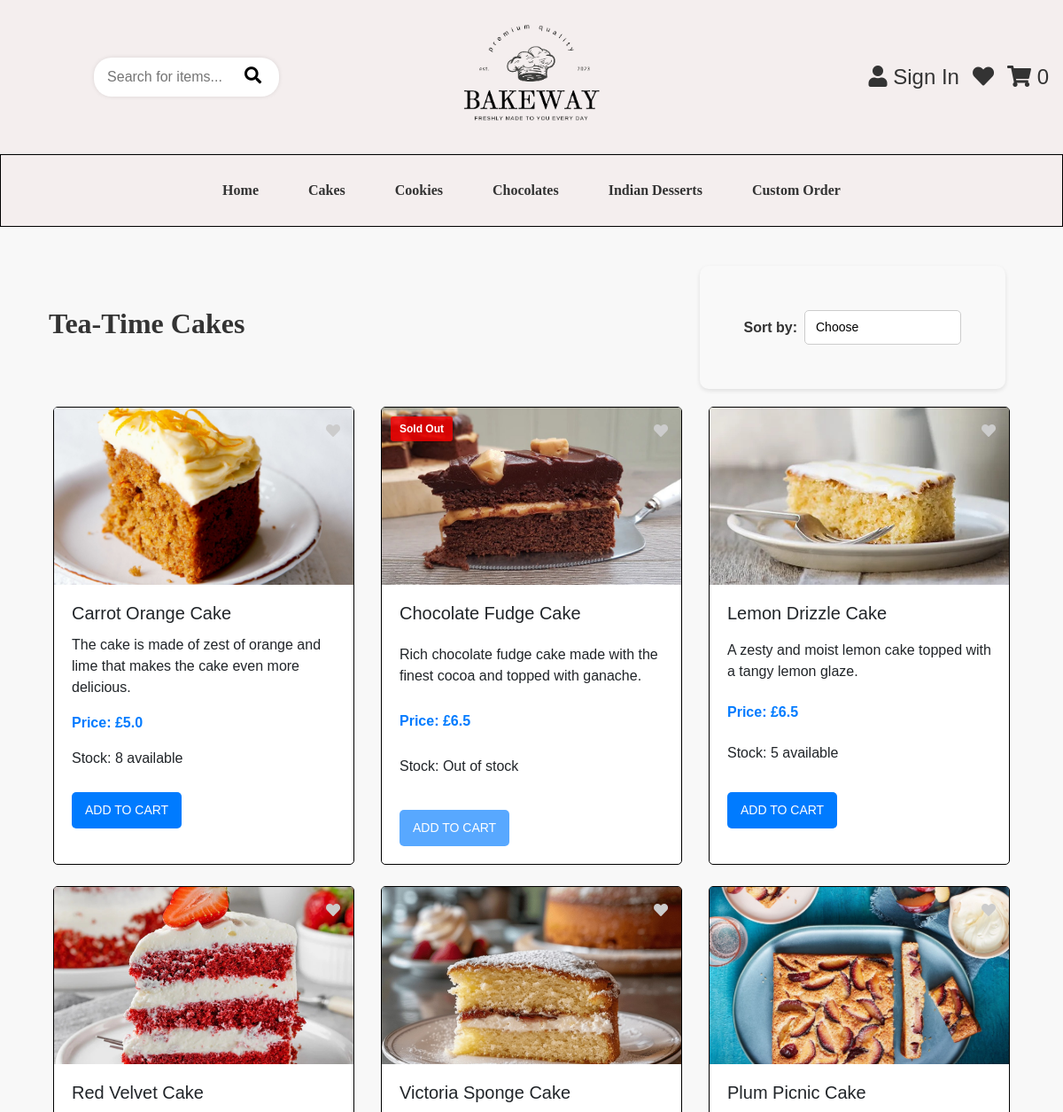
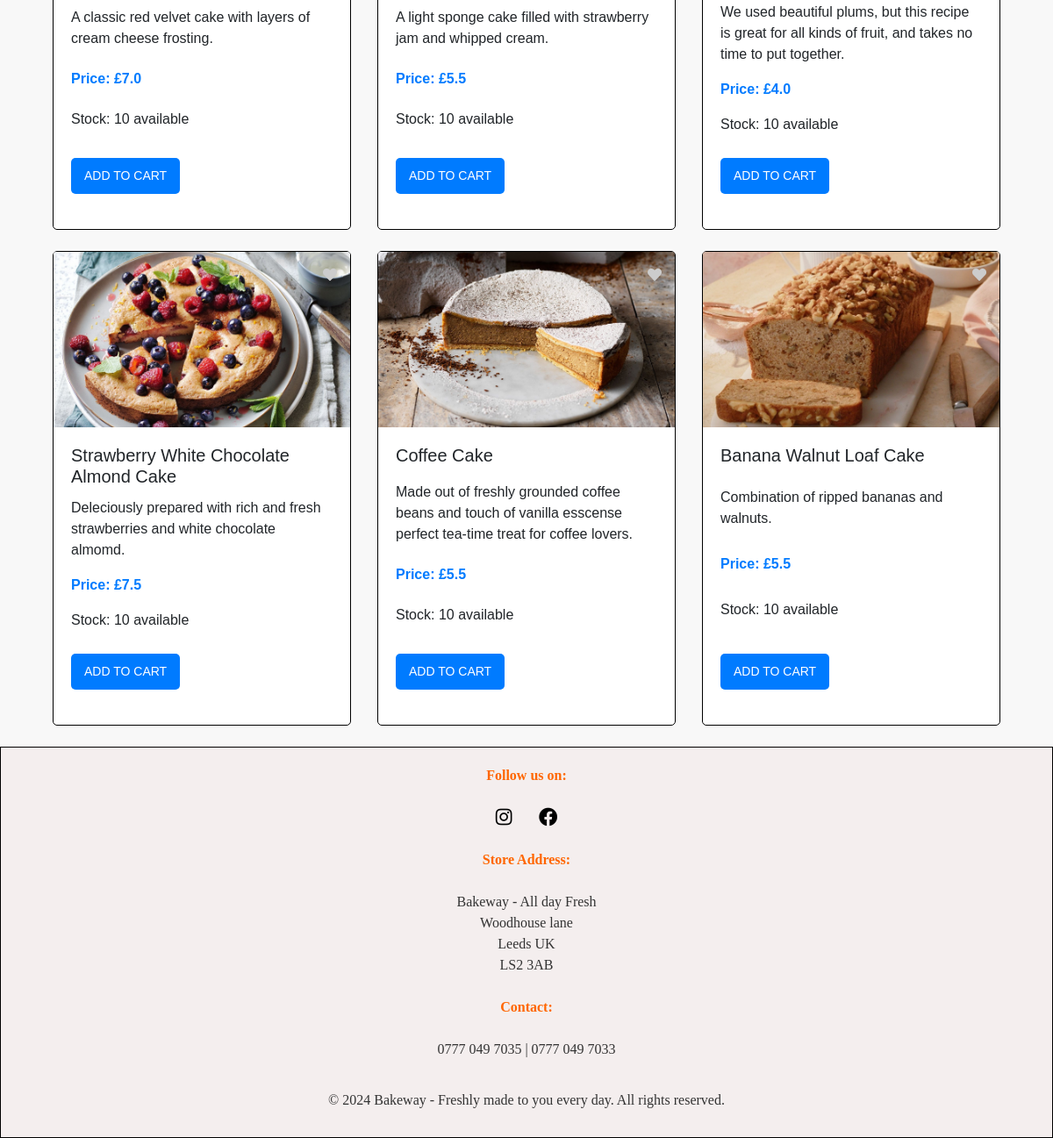
Page /cakes on the committed database (2 pictures, top to bottom).
### app/models.py (models this page shows, shortened)
class Product(db.Model):
    id = db.Column(db.Integer, primary_key=True)
    name = db.Column(db.String(100), nullable=False)
    description = db.Column(db.Text, nullable=False)
    price = db.Column(db.Float, nullable=False)
    category = db.Column(db.String(50), nullable=False)  # 'Cake', 'Cookie', 'Chocolate', 'Desserts'.
    image = db.Column(db.String(225), nullable=False)
    stock = db.Column(db.Integer, nullable=False, default=0)  # Stock quantity

### app/views.py (the view)
@app.route('/cakes')
def cakes():
    sort_option = request.args.get('sort')
    query = request.args.get('query', '').strip().lower()
    cakes_query = Product.query.filter_by(category='Cake')
    if query:
        cakes_query = cakes_query.filter(Product.name.ilike(f'%{query}%'))
    if sort_option == 'lowest_to_highest':
        cakes_query = cakes_query.order_by(Product.price.asc())
    elif sort_option == 'highest_to_lowest':
        cakes_query = cakes_query.order_by(Product.price.desc())
    elif sort_option == 'A_to_Z':
        cakes_query = cakes_query.order_by(Product.name.asc())
    cakes = cakes_query.all()
    return render_template('cakes.html', products=cakes, query=query)

### app/views.py (called while the page is built)
@app.before_request
def initialize_cart():
    if 'cart' not in session:
        session['cart'] = {}

@app.context_processor
def inject_cart_quantity():
    if current_user.is_authenticated:
        total_quantity = db.session.query(
            db.func.sum(CartItem.quantity)
        ).filter_by(user_id=current_user.id).scalar() or 0
    else:
        cart = session.get('cart', {})
        total_quantity = sum(item['quantity'] for item in cart.values())
    return dict(cart_total_quantity=total_quantity)

### app/templates/cakes.html (shortened to what this page needs)
{% extends "base.html" %}
{% block content %}
<div class="d-flex justify-content-between align-items-center">
  <h2><strong>Tea-Time Cakes</strong></h2>
  <div class="sort-container">
    <form method="GET" action="{{ url_for('cakes') }}" class="form-inline" >
      <label for="sort" class="mr-2 sort-label">Sort by:</label>
      <select name="sort" id="sort" class="sort-select" onchange="this.form.submit()" >
        <option value="Default"  {% if request.args.get('sort') %}selected{% endif %}> Choose</option>
      </select>
    </form>
  </div>
</div>
<div class="container">
  <div class="row">
    {% for product in products %}
    <div class="col-md-4 mb-4">
      <div class="card">
        <div class="position-relative">
          <img src="{{ url_for('static', filename=product.image) }}" class="card-img-top" alt="{{ product.name }}">
          {% if product.stock == 0 %}
          <div class="out-of-stock-label">Sold Out</div>
          {% endif %}
          <a href="javascript:void(0);"
          class="like-button position-absolute"
          style="top: 10px; right: 10px;"
          data-product-id="{{ product.id }}"
          onclick="addToWishlist(this)">
          <i class="fas fa-heart"></i>
       </a>
        </div>
        <div class="card-body">
          <h5 class="card-title">{{ product.name }}</h5>
          <p class="card-text">{{ product.description }}</p>
          <p class="text-primary font-weight-bold">Price: £{{ product.price }}</p>
          <p>Stock: {% if product.stock > 0 %} {{ product.stock }} available {% else %} Out of stock {% endif %}</p>
          <div class="d-flex justify-content-between">
            {% if product.stock > 0 %}
            <a href="javascript:void(0);" onclick="document.getElementById('addToCartForm{{ product.id }}').submit();" class="btn btn-primary custom-btn">Add to Cart</a>
          {% else %}
          <button class="btn btn-primary" disabled>Add to Cart</button>
            {% endif %}
          </div>
        </div>
      </div>
    </div>
    {% endfor %}
  </div>
</div>
{% endblock %}

### app/templates/base.html (shortened to what this page needs)
<!DOCTYPE html>
<html lang="en">
<head>
  <link href="https://stackpath.bootstrapcdn.com/bootstrap/4.5.2/css/bootstrap.min.css" rel="stylesheet">
  <link rel="stylesheet" href="{{ url_for('static', filename='style.css') }}">
  <link rel="stylesheet" href="https://cdnjs.cloudflare.com/ajax/libs/font-awesome/5.15.4/css/all.min.css">
</head>
<body>
<header class="d-flex justify-content-between align-items-center p-3 flex-wrap">
  <div class="search-container">
    <form action="/search" method="get" class="search-form">
      <input type="text" name="query" placeholder="Search for items..." class="search-input">
      <button type="submit" class="search-btn"><i class="fas fa-search"></i></button>
    </form>
  </div>
  <div class="logo">
    <a href="/">
      <img src="{{ url_for('static', filename='images/logo.jpg') }}" alt="Bakeway Logo" class="logo-img">
    </a>
  </div>
  <div class="header-icons d-flex align-items-center gap-3">
    {% if current_user.is_authenticated %}
      <a href="{{ url_for('dashboard') }}" class="icon-link"><i class="fas fa-user"></i> My Account</a>
    {% else %}
      <a href="{{ url_for('login') }}" class="icon-link"><i class="fas fa-user"></i> Sign In</a>
    {% endif %}
<a href="javascript:void(0);" class="icon-link" data-toggle="modal" data-target="#wishlistModal">
  <i class="fas fa-heart"></i>
</a>
    <a href="/cart" class="icon-link">
      <i class="fas fa-shopping-cart"></i>
      <span class="cart-quantity">{{ cart_total_quantity }}</span>
    </a>
  </div>
</header>
  <nav class="navbar navbar-expand-lg">
    <div class="container">
      <div class="collapse navbar-collapse" id="navbarNav">
        <ul class="navbar-nav mx-auto">
          <li class="nav-item"><a class="nav-link" href="/">Home</a></li>
          <li class="nav-item"><a class="nav-link" href="/cakes">Cakes</a></li>
          <li class="nav-item"><a class="nav-link" href="/cookies">Cookies</a></li>
          <li class="nav-item"><a class="nav-link" href="/chocolates">Chocolates</a></li>
          <li class="nav-item"><a class="nav-link" href="/indian-desserts">Indian Desserts</a></li>
          <li class="nav-item"><a class="nav-link" href="/custom-order">Custom Order</a></li>
        </ul>
      </div>
    </div>
  </nav>
  <div class="container mt-4">
    {% block content %}
    {% endblock %}
  </div>
  <footer>
    <p class = "information" ><strong>Follow us on: </strong></p><br>
      <p><a href="#"><i class="fab fa-instagram fa-lg mx-2"></i></a>
      <a href="#"><i class="fab fa-facebook fa-lg mx-2"></i></a>
    </p><br>
    <p class = "information"><strong>Store Address: </strong></p><br>
    <p class = "inter-info"> Bakeway - All day Fresh<br>
        Woodhouse lane<br>
        Leeds UK<br>
        LS2 3AB </p> <br>
    <p class = "information"><strong>Contact: </strong></p><br>
    <p class = "inter-info">0777 049 7035 | 0777 049 7033</p><br>
    <p class ="copy-rights">&copy; 2024 Bakeway - Freshly made to you every day. All rights reserved.</p>
  </footer>
</body>
</html>

### app/static/style.css (style rules this page uses)
h2 { color: #333; font-family: 'Times New Roman', Times, serif; text-align: center; padding: 10px; }
header { display: flex; justify-content: space-between; align-items: center; background-color: #f4eeee; padding: 10px 20px; border-bottom: 1px solid #e0e0e0; flex-wrap: wrap; }
.logo { flex: 1; display: flex; justify-content: center; }
.logo-img { width: 180px; height: auto; }
.search-container { flex: 1; display: flex; justify-content: flex-start; }
.search-form { display: flex; align-items: center; background-color: #fff; border-radius: 20px; box-shadow: 0 0 5px rgba(0, 0, 0, 0.1); padding: 5px 10px; max-width: 250px; }
.search-input { border: none; outline: none; padding: 5px; font-size: 1rem; width: 150px; }
.search-btn { background-color: white; border: none; padding: 5px 10px; cursor: pointer; color: black; }
.search-btn i { font-size: 1.2rem; }
.header-icons { flex: 1; display: flex; justify-content: flex-end; gap: 15px; }
.header-icons .icon-link { color: #333; font-size: 1.5rem; text-decoration: none; }
* { margin: 0; padding: 0; box-sizing: border-box; }
body { font-family: Arial, sans-serif; background-color: #f8f8f8; margin: 0; }
.navbar { background-color: #f4eeee; border-bottom: 1px solid #e0e0e0; padding: 10px; border: 0.5px solid black; border-radius: 0px !important; }
.navbar-nav { list-style-type: none; display: flex; justify-content: center; }
.nav-item { padding: 10px 20px; font-family: 'Times New Roman', Times, serif; }
.nav-link { text-decoration: none; color: #333; font-weight: bold; }
footer { background-color: #f4eeee; padding: 20px; text-align: center; border-top: 1px solid #e0e0e0; border: 0.5px solid black; border-radius: 0px !important; }
footer p { margin: 0; color: #333; }
footer a { color: black; text-decoration: none; padding: 5px; padding-top: 20px; }
.copy-rights { padding: 10px; font-family: 'Times New Roman', Times, serif; }
.information { font-family: 'Times New Roman', Times, serif; color: #ff6600; }
.inter-info { font-family: 'Times New Roman', Times, serif; }
.card { display: flex; flex-direction: column; height: 100%; border-radius: 5px; border: 0.5px solid black; }
.card-body { flex-grow: 1; display: flex; flex-direction: column; justify-content: space-between; }
.card-img-top { height: 200px; object-fit: cover; }
.like-button { position: absolute; top: 10px; right: 10px; z-index: 10; border-radius: 50%; padding: 5px; cursor: pointer; transition: color 0.3s ease-in-out; }
.like-button i { color: #ccc; }
.btn-primary { background-color: #ff6600; border: none; box-shadow: none !important; outline: none !important; padding: 10px 15px; }
form { max-width: 500px; margin: auto; padding: 50px; background: #f9f9f9; border-radius: 10px; box-shadow: 0px 2px 5px rgba(0, 0, 0, 0.1); }
.btn { padding: 12px; background-color: #007bff; color: white; border: none; border-radius: 5px; cursor: pointer; margin-top: 10px; }
.btn { display: inline-block; padding: 10px 20px; background-color: #007bff; color: white; border-radius: 5px; text-decoration: none; text-align: center; }
.sort-container { display: flex; align-items: center; justify-content: flex-start; gap: 10px; }
.sort-label { font-size: 1rem; color: #333; font-weight: bold; }
.sort-select { font-size: 1rem; padding: 8px 12px; border-radius: 5px; border: 1px solid #ccc; background-color: #fff; box-shadow: none !important; cursor: pointer; transition: all 0.3s ease; }
.custom-btn { padding: 12px 30px; font-size: 16px; border-radius: 5px; text-decoration: none; margin-right: 10px; display: inline-block; width: auto; transition: background-color 0.3s ease, transform 0.3s ease; margin-bottom: 20px; }
.custom-btn { background-color: #007bff; color: #fff; border: 1px solid #007bff; }
.out-of-stock-label { position: absolute; top: 10px; left: 10px; background-color: rgba(255, 0, 0, 0.8); color: white; padding: 5px 10px; font-size: 12px; font-weight: bold; border-radius: 3px; z-index: 10; }
.btn { padding: 10px 15px; border-radius: 5px; text-transform: uppercase; font-size: 14px; border: none; transition: background-color 0.3s; }
.btn-primary { background-color: #007bff; color: white; }
.sort-select { appearance: none; border: 1px solid #ccc; background-color: #fff; padding: 8px 12px; font-size: 14px; cursor: pointer; }
.sort-select::after { content: '▼'; position: absolute; right: 10px; pointer-events: none; }
.sort-container { display: flex; align-items: center; justify-content: center; padding: 20px; }
.sort-label { margin-right: 8px; }

### rows in the picture
Product: image (picture), name "Carrot Orange Cake", description "The cake is made of zest of orange and lime that makes the cake even more delicious.", price "5.0", stock "8"
Product: image (picture), stock "Sold Out", name "Chocolate Fudge Cake", description "Rich chocolate fudge cake made with the finest cocoa and topped with ganache.", price "6.5"
Product: image (picture), name "Lemon Drizzle Cake", description "A zesty and moist lemon cake topped with a tangy lemon glaze.", price "6.5", stock "5"
Product: image (picture), name "Red Velvet Cake", description "A classic red velvet cake with layers of cream cheese frosting.", price "7.0", stock "10"
Product: image (picture), name "Victoria Sponge Cake", description "A light sponge cake filled with strawberry jam and whipped cream.", price "5.5", stock "10"
Product: image (picture), name "Plum Picnic Cake", description "We used beautiful plums, but this recipe is great for all kinds of fruit, and takes no time to put together.", price "4.0", stock "10"
Product: image (picture), name "Strawberry White Chocolate Almond Cake", description "Deleciously prepared with rich and fresh strawberries and white chocolate almomd.", price "7.5", stock "10"
Product: image (picture), name "Coffee Cake", description "Made out of freshly grounded coffee beans and touch of vanilla esscense perfect tea-time treat for coffee lovers.", price "5.5", stock "10"
Product: image (picture), name "Banana Walnut Loaf Cake", description "Combination of ripped bananas and walnuts.", price "5.5", stock "10"

### other values in the picture
{{ cart_total_quantity }} "0"
